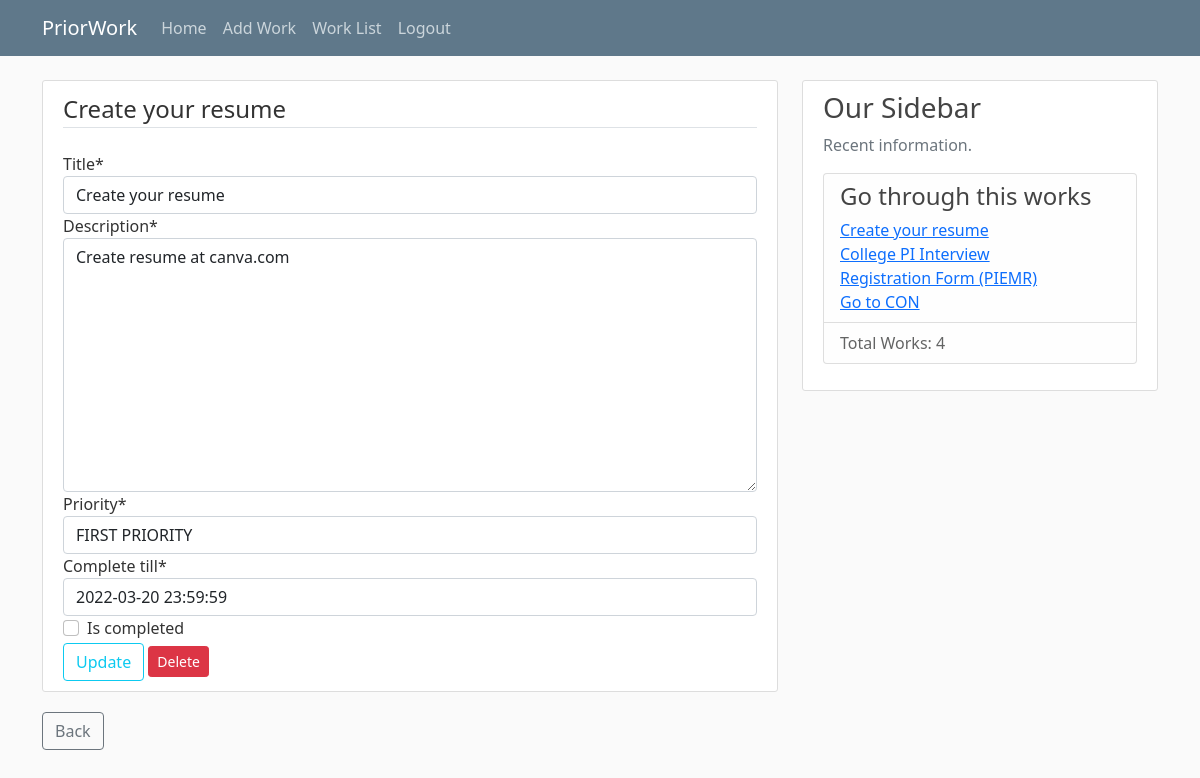
The page /work/4/update/ (signed in) on the database its author committed.
### Main/models.py (models this page shows, shortened)
class Work(models.Model):
    LOW = 0
    NORMAL = 1
    HIGH = 2
    FHIGH = 3
    title = models.CharField(max_length=200)
    description = models.TextField(max_length=2000)
    date_created = models.DateTimeField(default=timezone.now)
    complete_till = models.DateTimeField(default=timezone.now)
    is_completed = models.BooleanField(default=False)
    author = models.ForeignKey(User, on_delete=models.CASCADE)
    priority = models.IntegerField(choices=(
        (LOW, 'LOW'),
        (NORMAL, 'NORMAL'),
        (HIGH, 'HIGH'),
        (FHIGH, 'FIRST PRIORITY'),
    ), default=2)
    class Meta:
        ordering = ['-priority', '-date_created']

### Main/views.py (the view, shortened to what this page needs)
# urls.py: path('work/<int:pk>/update/', view=views.WorkUpdate.as_view(), name='work_update'),
class WorkUpdate(LoginRequiredMixin, SuccessMessageMixin, UserPassesTestMixin, UpdateView):
    model = Work
    template_name = "Main/updatework.html"
    fields = ['title', 'description', 'priority', 'complete_till', 'is_completed']
    success_message = "Work was updated successfully"
    def test_func(self):
        post = self.get_object()
        if self.request.user == post.author:
            return True
        return False

### Main/templates/Main/updatework.html (shortened to what this page needs)
{% extends 'Main/base.html' %}
{% load crispy_forms_tags %}
{% block content %}
    <div class="content-section">
        <form method="POST">
            <fieldset class="form-group">
                <legend class="border-bottom mb-4">{{ work.title }}</legend>
                {{ form|crispy }}
            </fieldset>
            <div class="form-group">
                <button class="btn btn-outline-info" type="submit">Update</button>
                <a class="btn btn-danger btn-sm mt-1 mb-1" href="{% url 'main:work_delete' work.id %}">Delete</a>
            </div>
        </form>
    </div>
    <a class="btn btn-outline-secondary" href="{% url 'main:work_list' %}">Back</a>
{% endblock %}

### Main/templates/Main/base.html (shortened to what this page needs)
{% load static %}
<!DOCTYPE html>
<html>
<head>
    <link rel="stylesheet" href="{% static 'Main/bootstrap.min.css' %}">
    <link rel="stylesheet" type="text/css" href="{% static 'Main/main.css' %}">
</head>
<body>
    <header class="site-header">
      <nav class="navbar navbar-expand-md navbar-dark bg-steel fixed-top">
        <div class="container">
          <a class="navbar-brand mr-4" href="">PriorWork</a>
          <div class="collapse navbar-collapse" id="navbarToggle">
            <div class="navbar-nav">
              {% if user.is_authenticated %}
                <a class="nav-item nav-link" href="{% url 'main:index' %}">Home</a>
                <a class="nav-item nav-link" href="{% url 'main:add_work' %}">Add Work</a>
                <a class="nav-item nav-link" href="{% url 'main:work_list' %}">Work List</a>
                <a class="nav-item nav-link" href="{% url 'accounts:logout' %}">Logout</a>
              {% else %}
                <a class="nav-item nav-link" href="{% url 'accounts:login' %}">Login</a>
                <a class="nav-item nav-link" href="{% url 'accounts:signup' %}">Register</a>
              {% endif %}
            </div>
          </div>
        </div>
      </nav>
    </header>
    <main role="main" class="container">
      <div class="row">
        <div class="col-md-8">
          {% block content %}{% endblock %}
        </div>
        <div class="col-md-4">
          <div class="content-section">
            <h3>Our Sidebar</h3>
            <p class='text-muted'>Recent information.
              <ul class="list-group">
                <li class="list-group-item list-group-item-light">
                  <h4>Go through this works</h4>
                  {% for work in user.work_set.all|slice:":5"  %}
                    <a href="{% url 'main:work_update' work.pk %}" class="link-primary">{{work.title}}</a><br/>
                  {% endfor %}
                </li>
                <li class="list-group-item list-group-item-light">
                  Total Works: {{ user.work_set.count }}
                </li>
              </ul>
            </p>
          </div>
        </div>
      </div>
    </main>
</body>
</html>

### Main/static/Main/main.css (style rules this page uses)
body { background: #fafafa; color: #333333; margin-top: 5rem; }
h1, h2, h3, h4, h5, h6 { color: #444444; }
ul { margin: 0; }
.bg-steel { background-color: #5f788a; }
.site-header .navbar-nav .nav-link { color: #cbd5db; }
.content-section { background: #ffffff; padding: 10px 20px; border: 1px solid #dddddd; border-radius: 3px; margin-bottom: 20px; }

### rows shown on the page
Work: title "Create your resume", description "Create resume at canva.com", priority "FIRST PRIORITY", complete_till "2022-03-20 23:59:59"
Work: title "College PI Interview"
Work: title "Registration Form (PIEMR)"
Work: title "Go to CON"

### other values the page prints
{{ user.work_set.count }} "4"
